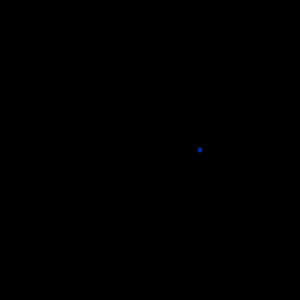
Frame 1 (no input)
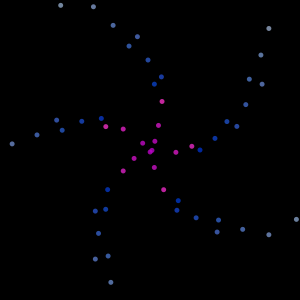
Frame 60 (the mouse pressed at the canvas centre just before this capture)
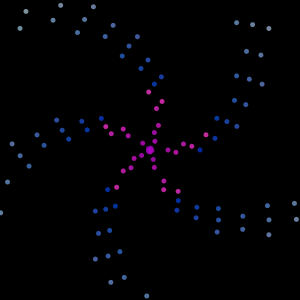
Frame 120 (the mouse held since frame 60 and released just before this capture)

The Processing sketch that drew these frames (run headless with seeded random() and noise(); from frame 60 on, the mouse is pressed at the canvas centre):

// Processing sketch: processing_143768
// ── processing_143768.pde

float t=0;
float radio=50;
float x=10,y=8;

void setup(){
  size(300,300); 
  background(0);
  noStroke();
  frameRate(120);
}

void draw(){
  translate(150,150);
  fill(color(t%255,radio%255,200),200);
  ellipse(cos(t%TWO_PI)*radio,sin(t%TWO_PI)*radio,5,5);
  t+=(x);
  radio = (radio+y)%200;
  println(mouseX,mouseY);
}

void mouseClicked(){
  x=map(mouseX,0,width,0,10);
  y=map(mouseY,0,height,0,10);
  background(0);
}
